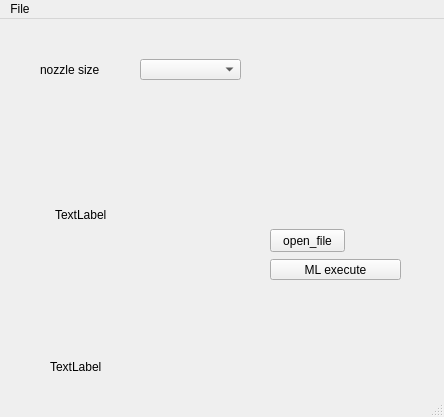
<?xml version="1.0" encoding="UTF-8"?>
<ui version="4.0">
 <class>MainWindow</class>
 <widget class="QMainWindow" name="MainWindow">
  <property name="geometry">
   <rect>
    <x>0</x>
    <y>0</y>
    <width>444</width>
    <height>417</height>
   </rect>
  </property>
  <property name="windowTitle">
   <string>MainWindow</string>
  </property>
  <widget class="QWidget" name="centralwidget">
   <widget class="QLabel" name="label_2">
    <property name="geometry">
     <rect>
      <x>55</x>
      <y>80</y>
      <width>191</width>
      <height>231</height>
     </rect>
    </property>
    <property name="text">
     <string>TextLabel</string>
    </property>
   </widget>
   <widget class="QLabel" name="label_3">
    <property name="geometry">
     <rect>
      <x>50</x>
      <y>340</y>
      <width>64</width>
      <height>15</height>
     </rect>
    </property>
    <property name="text">
     <string>TextLabel</string>
    </property>
   </widget>
   <widget class="QPushButton" name="open_file">
    <property name="geometry">
     <rect>
      <x>270</x>
      <y>210</y>
      <width>75</width>
      <height>23</height>
     </rect>
    </property>
    <property name="text">
     <string>open_file</string>
    </property>
   </widget>
   <widget class="QPushButton" name="btn_main">
    <property name="geometry">
     <rect>
      <x>270</x>
      <y>240</y>
      <width>131</width>
      <height>21</height>
     </rect>
    </property>
    <property name="text">
     <string>ML execute</string>
    </property>
   </widget>
   <widget class="QLabel" name="label">
    <property name="geometry">
     <rect>
      <x>40</x>
      <y>40</y>
      <width>81</width>
      <height>21</height>
     </rect>
    </property>
    <property name="text">
     <string>nozzle size</string>
    </property>
   </widget>
   <widget class="QComboBox" name="comboBox">
    <property name="geometry">
     <rect>
      <x>140</x>
      <y>40</y>
      <width>101</width>
      <height>21</height>
     </rect>
    </property>
   </widget>
  </widget>
  <widget class="QMenuBar" name="menubar">
   <property name="geometry">
    <rect>
     <x>0</x>
     <y>0</y>
     <width>444</width>
     <height>26</height>
    </rect>
   </property>
   <widget class="QMenu" name="menuFile">
    <property name="title">
     <string>File</string>
    </property>
   </widget>
   <addaction name="menuFile"/>
  </widget>
  <widget class="QStatusBar" name="statusbar"/>
 </widget>
 <resources/>
 <connections>
  <connection>
   <sender>comboBox</sender>
   <signal>activated(QString)</signal>
   <receiver>MainWindow</receiver>
   <slot>comb_nozzle_diameter()</slot>
   <hints>
    <hint type="sourcelabel">
     <x>186</x>
     <y>74</y>
    </hint>
    <hint type="destinationlabel">
     <x>363</x>
     <y>91</y>
    </hint>
   </hints>
  </connection>
  <connection>
   <sender>open_file</sender>
   <signal>clicked()</signal>
   <receiver>MainWindow</receiver>
   <slot>btn_file_open()</slot>
   <hints>
    <hint type="sourcelabel">
     <x>315</x>
     <y>252</y>
    </hint>
    <hint type="destinationlabel">
     <x>364</x>
     <y>220</y>
    </hint>
   </hints>
  </connection>
  <connection>
   <sender>btn_main</sender>
   <signal>clicked()</signal>
   <receiver>MainWindow</receiver>
   <slot>btn_main_to_second()</slot>
   <hints>
    <hint type="sourcelabel">
     <x>347</x>
     <y>285</y>
    </hint>
    <hint type="destinationlabel">
     <x>389</x>
     <y>307</y>
    </hint>
   </hints>
  </connection>
 </connections>
 <slots>
  <slot>comb_nozzle_diameter()</slot>
  <slot>btn_file_open()</slot>
  <slot>btn_main_to_second()</slot>
 </slots>
</ui>
